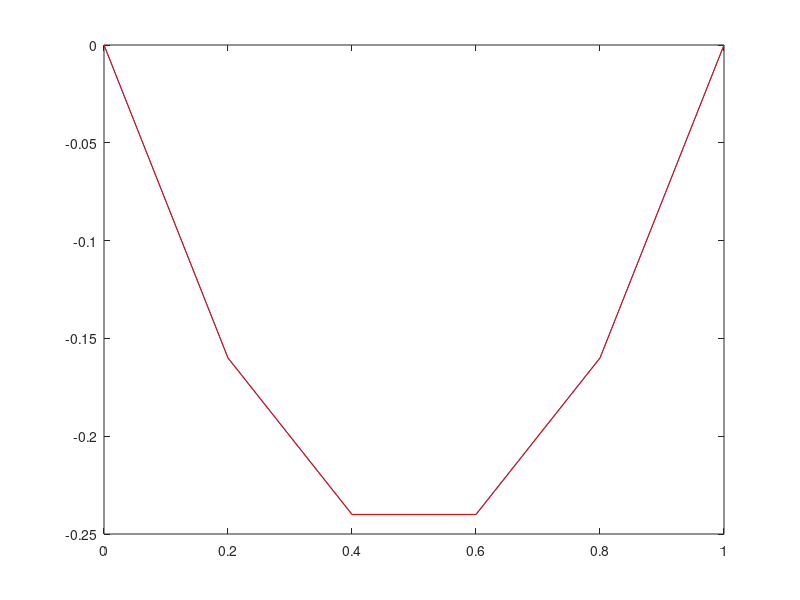

The MATLAB script that drew this image:
% 1D Poisson equation finite element method
% Standard Galerkin method
% Starson
% Sep 6

close all
clear all
format short e

x0 = 0; x1 = 1;   % start and end point
L = x1 - x0;      % total length
N = 5;            % number of interval
dx = L/N;         % interval size

% test case 1 condition
% u0 = 0; du1/dt = 0; f=1;
% Decleration
u = zeros(1,N+1); A = zeros(N+1,N+1); F = zeros(1,N+1);
isBdary = false(N+1,1); x = linspace(0,1,N+1);
% Element stiffness matrix and load vector
Ak = 1/dx*[1,-1;-1,1];
Fk = dx/2*[1;1];
% Assemble global matrix
for i=1:N
    for m=1:2
        for n=1:2
   A(m+i-1,n+i-1) = A(m+i-1,n+i-1) + Ak(m,n);
        end
        F(m+i-1) = F(m+i-1) + Fk(m);
    end
end
F = -2*F';

% Apply Boundary condition
isBdary(1) = true;isBdary(N+1) = true;
free = find(~isBdary);

% Calculate results
u(free) = A(free,free)\F(free);
u_exact = -x.*(1-x);

% Error analysis
error = sqrt(sum((u_exact-u).^2))/N;
disp(error);

figure
plot(x,u);
hold on
plot(x,u_exact,'r-');
hold off